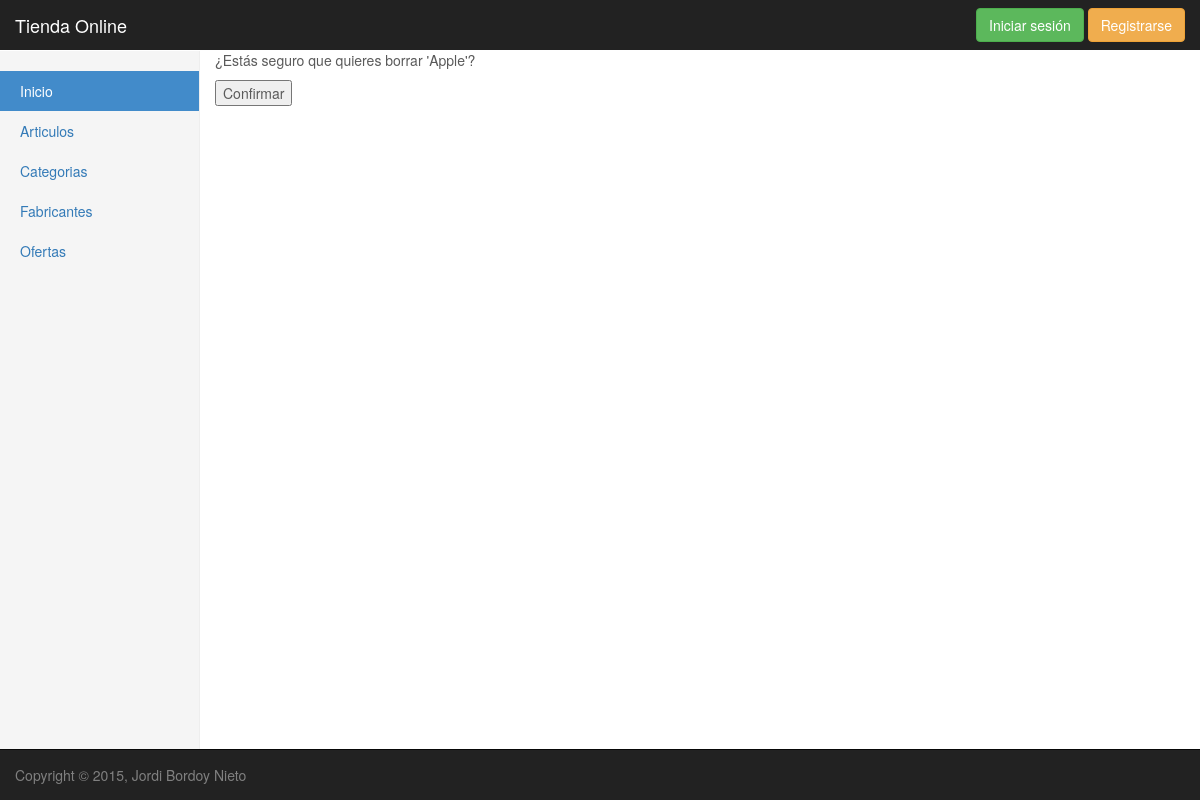
The page /articulos/eliminarFabricante/3/ on the database as committed earlier.
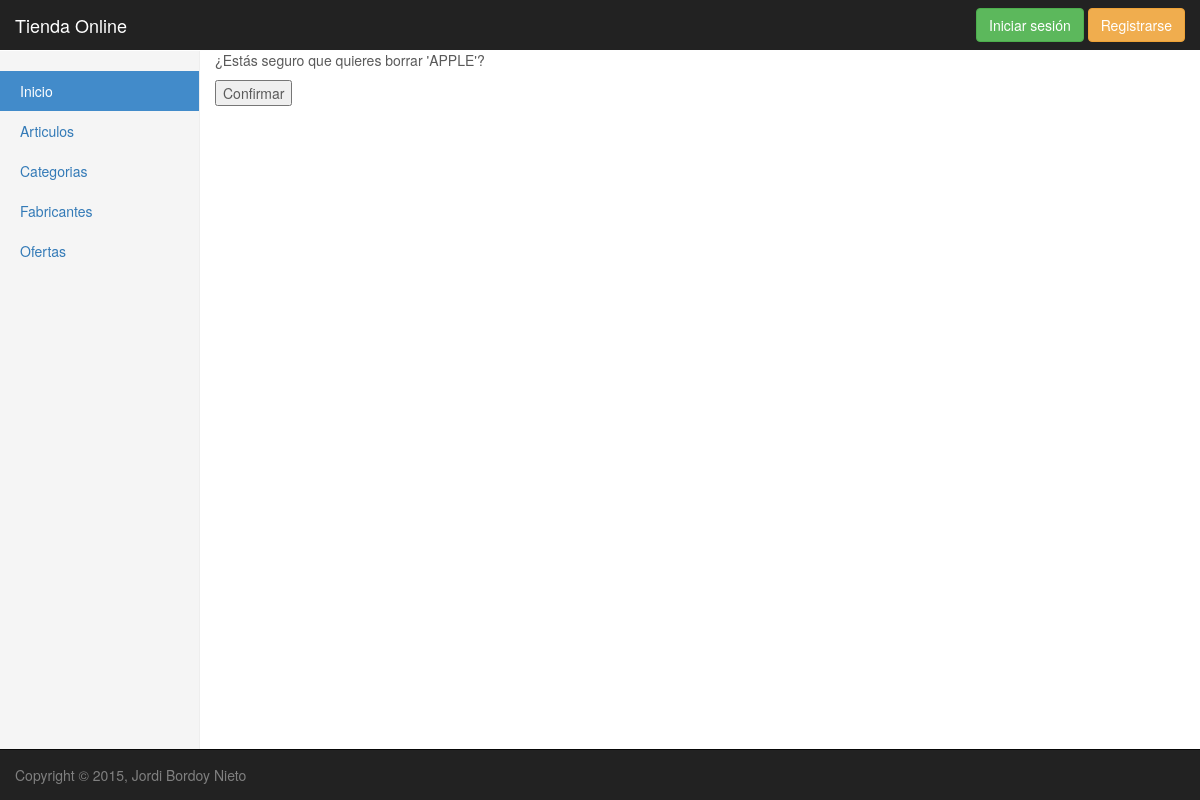
The same page on the database as committed later.
### articulos/models.py (models this page shows)
class Fabricante(models.Model):
	nombre = models.CharField(max_length=30, unique = True, default = '')
	imagen = models.ImageField(upload_to='fabricantes', verbose_name='Imagen', default = '')
	def __unicode__(self):
		return self.nombre

### articulos/views.py (the view)
# urls.py: url(r'^eliminarFabricante/(?P<pk>\d+)/$',EliminarFabricanteView.as_view(success_url='/articulos/listaFabricantes'), name = "eliminarFabricante"),
class EliminarFabricanteView(DeleteView):
	model = Fabricante
	template_name = 'articulos/borrarConfirmar.html'
	success_url = reverse_lazy('listaFabricantes')

### articulos/templates/articulos/borrarConfirmar.html
<!DOCTYPE html>
{% extends "base.html" %}
{% load static %}
{% load staticfiles %}
{% block content %}
<div class="col-md-8 col-md-offset-2">
	 <form action="" method="post">{% csrf_token %}
		<p>¿Estás seguro que quieres borrar '{{ object }}'?</p>
		<input type="submit" value="Confirmar" />
	</form>
</div>
{% endblock %}

Rows that differ between the two databases and show on the page:
changed Fabricante: nombre "Apple" → "APPLE"
